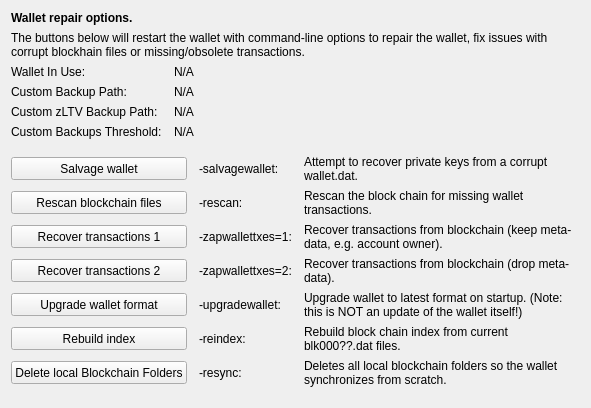
     <widget class="QWidget" name="tab_repair">
      <attribute name="title">
       <string>&amp;Wallet Repair</string>
      </attribute>
      <layout class="QGridLayout" name="gridLayout_4" columnstretch="0,0,0,0">
       <property name="horizontalSpacing">
        <number>12</number>
       </property>
       <item row="0" column="0" colspan="4">
        <widget class="QLabel" name="label_repair_header">
         <property name="font">
          <font>
           <weight>75</weight>
           <bold>true</bold>
          </font>
         </property>
         <property name="text">
          <string>Wallet repair options.</string>
         </property>
        </widget>
       </item>
       <item row="1" column="0" colspan="4">
        <widget class="QLabel" name="label_repair_helptext">
         <property name="font">
          <font>
           <weight>50</weight>
           <bold>false</bold>
          </font>
         </property>
         <property name="text">
          <string>The buttons below will restart the wallet with command-line options to repair the wallet, fix issues with corrupt blockhain files or missing/obsolete transactions.</string>
         </property>
         <property name="wordWrap">
          <bool>true</bool>
         </property>
        </widget>
       </item>
       <item row="2" column="0">
        <widget class="QLabel" name="wallet_path_label">
         <property name="text">
          <string>Wallet In Use:</string>
         </property>
        </widget>
       </item>
       <item row="2" column="1" colspan="3">
        <widget class="QLabel" name="wallet_path">
         <property name="cursor">
          <cursorShape>IBeamCursor</cursorShape>
         </property>
         <property name="text">
          <string>N/A</string>
         </property>
         <property name="textFormat">
          <enum>Qt::PlainText</enum>
         </property>
         <property name="textInteractionFlags">
          <set>Qt::LinksAccessibleByMouse|Qt::TextSelectableByKeyboard|Qt::TextSelectableByMouse</set>
         </property>
        </widget>
       </item>
       <item row="3" column="0">
        <widget class="QLabel" name="wallet_custombackuppath_label">
         <property name="text">
          <string>Custom Backup Path:</string>
         </property>
         <property name="visible">
          <bool>false</bool>
         </property>
        </widget>
       </item>
       <item row="3" column="1" colspan="3">
        <widget class="QLabel" name="wallet_custombackuppath">
         <property name="cursor">
          <cursorShape>IBeamCursor</cursorShape>
         </property>
         <property name="text">
          <string>N/A</string>
         </property>
         <property name="textFormat">
          <enum>Qt::PlainText</enum>
         </property>
         <property name="textInteractionFlags">
          <set>Qt::LinksAccessibleByMouse|Qt::TextSelectableByKeyboard|Qt::TextSelectableByMouse</set>
         </property>
         <property name="visible">
          <bool>false</bool>
         </property>
        </widget>
       </item>
       <item row="4" column="0">
        <widget class="QLabel" name="wallet_customzltvbackuppath_label">
         <property name="text">
          <string>Custom zLTV Backup Path:</string>
         </property>
         <property name="visible">
          <bool>false</bool>
         </property>
        </widget>
       </item>
       <item row="4" column="1" colspan="3">
        <widget class="QLabel" name="wallet_customzltvbackuppath">
         <property name="cursor">
          <cursorShape>IBeamCursor</cursorShape>
         </property>
         <property name="text">
          <string>N/A</string>
         </property>
         <property name="textFormat">
          <enum>Qt::PlainText</enum>
         </property>
         <property name="textInteractionFlags">
          <set>Qt::LinksAccessibleByMouse|Qt::TextSelectableByKeyboard|Qt::TextSelectableByMouse</set>
         </property>
         <property name="visible">
          <bool>false</bool>
         </property>
        </widget>
       </item>
       <item row="5" column="0">
        <widget class="QLabel" name="wallet_custombackupthreshold_label">
         <property name="text">
          <string>Custom Backups Threshold:</string>
         </property>
         <property name="visible">
          <bool>false</bool>
         </property>
        </widget>
       </item>
       <item row="5" column="1" colspan="3">
        <widget class="QLabel" name="wallet_custombackupthreshold">
         <property name="cursor">
          <cursorShape>IBeamCursor</cursorShape>
         </property>
         <property name="text">
          <string>N/A</string>
         </property>
         <property name="textFormat">
          <enum>Qt::PlainText</enum>
         </property>
         <property name="textInteractionFlags">
          <set>Qt::LinksAccessibleByMouse|Qt::TextSelectableByKeyboard|Qt::TextSelectableByMouse</set>
         </property>
         <property name="visible">
          <bool>false</bool>
         </property>
        </widget>
       </item>
       <item row="6" column="0">
        <spacer name="verticalSpacer_repair1">
         <property name="orientation">
          <enum>Qt::Vertical</enum>
         </property>
         <property name="sizeHint" stdset="0">
          <size>
           <width>10</width>
           <height>10</height>
          </size>
         </property>
        </spacer>
       </item>
       <item row="7" column="0" colspan="2">
        <widget class="QPushButton" name="btn_salvagewallet">
         <property name="minimumSize">
          <size>
           <width>100</width>
           <height>23</height>
          </size>
         </property>
         <property name="text">
          <string>Salvage wallet</string>
         </property>
        </widget>
       </item>
       <item row="7" column="2">
        <widget class="QLabel" name="label_repair_salvage_command">
         <property name="text">
          <string notr="true">-salvagewallet:</string>
         </property>
        </widget>
       </item>
       <item row="7" column="3">
        <widget class="QLabel" name="label_repair_salvage">
         <property name="text">
          <string>Attempt to recover private keys from a corrupt wallet.dat.</string>
         </property>
         <property name="wordWrap">
          <bool>true</bool>
         </property>
        </widget>
       </item>
       <item row="8" column="0" colspan="2">
        <widget class="QPushButton" name="btn_rescan">
         <property name="minimumSize">
          <size>
           <width>100</width>
           <height>23</height>
          </size>
         </property>
         <property name="text">
          <string>Rescan blockchain files</string>
         </property>
        </widget>
       </item>
       <item row="8" column="2">
        <widget class="QLabel" name="label_repair_rescan_command">
         <property name="text">
          <string notr="true">-rescan:</string>
         </property>
        </widget>
       </item>
       <item row="8" column="3">
        <widget class="QLabel" name="label_repair_rescan">
         <property name="text">
          <string>Rescan the block chain for missing wallet transactions.</string>
         </property>
         <property name="wordWrap">
          <bool>true</bool>
         </property>
        </widget>
       </item>
       <item row="9" column="0" colspan="2">
        <widget class="QPushButton" name="btn_zapwallettxes1">
         <property name="minimumSize">
          <size>
           <width>100</width>
           <height>23</height>
          </size>
         </property>
         <property name="text">
          <string>Recover transactions 1</string>
         </property>
        </widget>
       </item>
       <item row="9" column="2">
        <widget class="QLabel" name="label_repair_zap1_command">
         <property name="text">
          <string notr="true">-zapwallettxes=1:</string>
         </property>
        </widget>
       </item>
       <item row="9" column="3">
        <widget class="QLabel" name="label_repair_zap1">
         <property name="text">
          <string>Recover transactions from blockchain (keep meta-data, e.g. account owner).</string>
         </property>
         <property name="wordWrap">
          <bool>true</bool>
         </property>
        </widget>
       </item>
       <item row="10" column="0" colspan="2">
        <widget class="QPushButton" name="btn_zapwallettxes2">
         <property name="minimumSize">
          <size>
           <width>100</width>
           <height>23</height>
          </size>
         </property>
         <property name="text">
          <string>Recover transactions 2</string>
         </property>
        </widget>
       </item>
       <item row="10" column="2">
        <widget class="QLabel" name="label_repair_zap2_command">
         <property name="text">
          <string notr="true">-zapwallettxes=2:</string>
         </property>
        </widget>
       </item>
       <item row="10" column="3">
        <widget class="QLabel" name="label_repair_zap2">
         <property name="text">
          <string>Recover transactions from blockchain (drop meta-data).</string>
         </property>
         <property name="wordWrap">
          <bool>true</bool>
         </property>
        </widget>
       </item>
       <item row="11" column="0" colspan="2">
        <widget class="QPushButton" name="btn_upgradewallet">
         <property name="minimumSize">
          <size>
           <width>100</width>
           <height>23</height>
          </size>
         </property>
         <property name="text">
          <string>Upgrade wallet format</string>
         </property>
        </widget>
       </item>
       <item row="11" column="2">
        <widget class="QLabel" name="label_repair_upgrade_command">
         <property name="text">
          <string notr="true">-upgradewallet:</string>
         </property>
        </widget>
       </item>
       <item row="11" column="3">
        <widget class="QLabel" name="label_repair_upgrade">
         <property name="text">
          <string>Upgrade wallet to latest format on startup. (Note: this is NOT an update of the wallet itself!)</string>
         </property>
         <property name="wordWrap">
          <bool>true</bool>
         </property>
        </widget>
       </item>
       <item row="12" column="0" colspan="2">
        <widget class="QPushButton" name="btn_reindex">
         <property name="minimumSize">
          <size>
           <width>100</width>
           <height>23</height>
          </size>
         </property>
         <property name="text">
          <string>Rebuild index</string>
         </property>
        </widget>
       </item>
       <item row="12" column="2">
        <widget class="QLabel" name="label_repair_reindex_command">
         <property name="text">
          <string notr="true">-reindex:</string>
         </property>
        </widget>
       </item>
       <item row="12" column="3">
        <widget class="QLabel" name="label_repair_reindex">
         <property name="text">
          <string>Rebuild block chain index from current blk000??.dat files.</string>
         </property>
         <property name="wordWrap">
          <bool>true</bool>
         </property>
        </widget>
       </item>
       <item row="13" column="0" colspan="2">
        <widget class="QPushButton" name="btn_resync">
         <property name="minimumSize">
          <size>
           <width>100</width>
           <height>23</height>
          </size>
         </property>
         <property name="text">
          <string>Delete local Blockchain Folders</string>
         </property>
        </widget>
       </item>
       <item row="13" column="2">
        <widget class="QLabel" name="label_repair_resync_command">
         <property name="text">
          <string>-resync:</string>
         </property>
        </widget>
       </item>
       <item row="13" column="3">
        <widget class="QLabel" name="label_repair_resync">
         <property name="text">
          <string>Deletes all local blockchain folders so the wallet synchronizes from scratch.</string>
         </property>
         <property name="wordWrap">
          <bool>true</bool>
         </property>
        </widget>
       </item>
       <item row="14" column="0">
        <spacer name="verticalSpacer_repair2">
         <property name="orientation">
          <enum>Qt::Vertical</enum>
         </property>
         <property name="sizeHint" stdset="0">
          <size>
           <width>20</width>
           <height>10</height>
          </size>
         </property>
        </spacer>
       </item>
      </layout>
     </widget>
